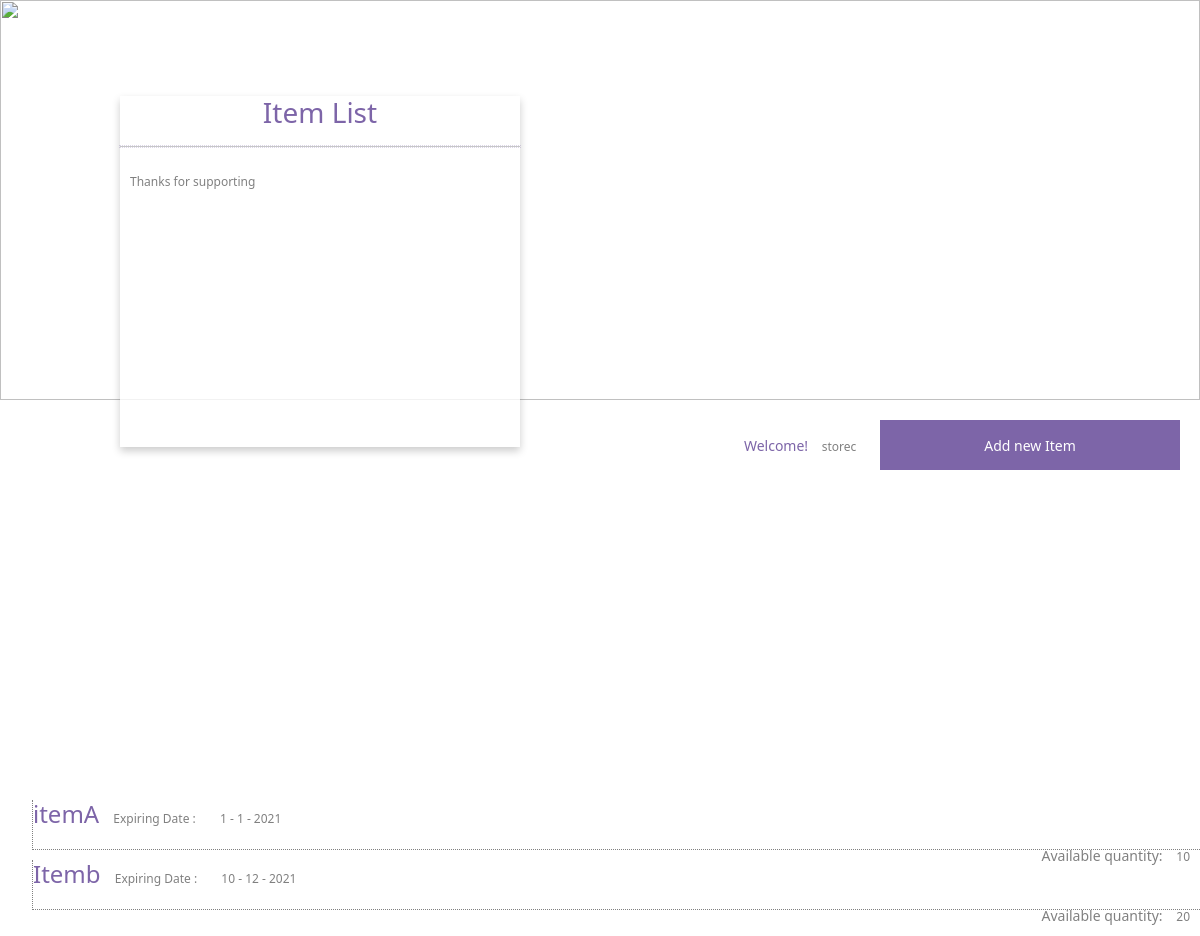
/list/item/storec, run on the app's committed database.
### app.py (models this page shows, shortened)
class fooditem(db.Model):
    id = db.Column(db.Integer, primary_key=True)
    username = db.Column(db.String(80), nullable=False)
    itemName = db.Column(db.String(120), nullable=False)
    expDay = db.Column(db.Integer, nullable=False)
    expMonth = db.Column(db.Integer, nullable=False)
    expYear = db.Column(db.Integer, nullable=False)
    qx = db.Column(db.Integer, nullable=False)

### app.py (the view)
@app.route('/list/item/<username>')
def listitem(username):
    items = {}
    items = fooditem.query.filter_by(username=username).all()
    return render_template("item-list-store.html", usrname=username, items=items)

### templates/item-list-store.html (shortened to what this page needs)
{% extends 'base.html' %}
{% block body %}
<div class="header-container">
    <img src="/static/images/header.jpg" height="400px" width="100%" alt="">
    <div class="overlay-card">
        <h3>Item List</h3>
        <hr>
        <label>Thanks for supporting</label>
        <video width="400" height="240" autoplay muted>
            <source src="/static/video/thanks.mp4" type="video/mp4">
        </video>
    </div>
    <div id="username">Welcome! <label id="usrname">{{usrname}}</label>
        <button class="filledbtn" id="newitembtn">Add new Item</button>
    </div>
</div>
<ul>
    {% for item in items %}
    <li>
        <h4>{{item.itemName}}</h4>
        <label>Expiring Date :</label> <label>{{item.expDay}} - {{item.expMonth}} - {{item.expYear}}</label>
       <span id="inlinerighttag">Available quantity: <label>{{item.qx}}</label></span>
    </li>
    {% endfor %}
</ul>
{% endblock %}

### templates/base.html (shortened to what this page needs)
<!DOCTYPE html>
<html lang="en">
<head>
    <link rel="stylesheet" href="{{ url_for('static', filename='css/main.css') }}">
    <link href="https://cdn.jsdelivr.net/npm/bootstrap@5.0.0-beta3/dist/css/bootstrap.min.css" rel="stylesheet">
    <link rel="stylesheet" href="path/to/font-awesome/css/font-awesome.min.css">
</head>
<body>
    {% block body %}{% endblock %}
</body>
</html>

### static/css/main.css (style rules this page uses)
body { font-family: Verdana, Geneva, Tahoma, sans-serif; margin: 0px !important; padding: 0px !important; }
* { box-sizing: border-box; }
.overlay-card { position: absolute; top: 12%; left: 10%; height: auto; width: 400px; box-shadow: 0 4px 8px 0 rgba(0,0,0,0.2); background-color: rgb(255, 255, 255, .8); }
.header-container { position: relative; height: 800px; width: 100%; }
h3 { color: rgb(125, 101, 168); text-align: center; }
h4 { display: inline; color: rgb(125, 101, 168); text-align: left; }
hr { outline: 1px rgb(125, 101, 168) dotted; border: none; fill: none; margin-bottom: 30px; }
.filledbtn { width: 300px; height: 50px; margin: 10px; border-style: none; color: white; background-color: rgb(125, 101, 168); }
label { display: inline; font-size: 12px; color: gray; margin: 10px; }
#username { text-align: right; font-size: 14px; color: rgb(125, 101, 168); margin: 10px; }
#inlinerighttag { display: block; width: 100%; text-align: right; font-size: 14px; color: gray; }
li { position: relative; width: 100%; height: 50px; list-style-type: none; margin-bottom: 10px; border-top: none; border-right: none; border-bottom: 1px gray dotted; border-left: 1px gray dotted; }

### data on the page
fooditem: itemName "itemA", expDay "1", expMonth "1", expYear "2021", qx "10"
fooditem: itemName "Itemb", expDay "10", expMonth "12", expYear "2021", qx "20"

### other printed values
{{ usrname }} "storec"
